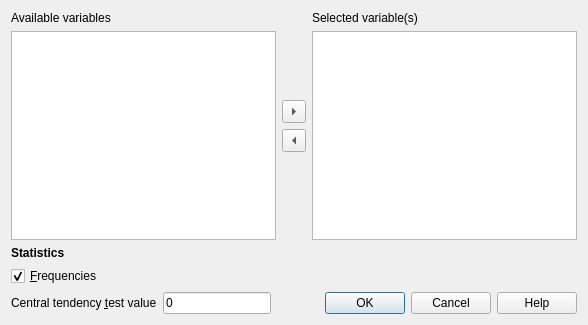
<?xml version="1.0" encoding="UTF-8"?>
<ui version="4.0">
 <class>Dialog</class>
 <widget class="QDialog" name="Dialog">
  <property name="geometry">
   <rect>
    <x>0</x>
    <y>0</y>
    <width>588</width>
    <height>325</height>
   </rect>
  </property>
  <property name="windowTitle">
   <string>Explore variables</string>
  </property>
  <layout class="QGridLayout" name="gridLayout_3">
   <item row="0" column="0" colspan="2">
    <layout class="QGridLayout" name="gridLayout_2">
     <item row="0" column="0">
      <layout class="QVBoxLayout" name="verticalLayout_3">
       <item>
        <widget class="QLabel" name="label">
         <property name="text">
          <string>Available variables</string>
         </property>
         <property name="buddy">
          <cstring>source_listWidget</cstring>
         </property>
        </widget>
       </item>
       <item>
        <widget class="QListWidget" name="source_listWidget">
         <property name="mouseTracking">
          <bool>false</bool>
         </property>
         <property name="selectionMode">
          <enum>QAbstractItemView::ExtendedSelection</enum>
         </property>
        </widget>
       </item>
      </layout>
     </item>
     <item row="0" column="1">
      <layout class="QVBoxLayout" name="verticalLayout_2">
       <item>
        <spacer name="verticalSpacer_2">
         <property name="orientation">
          <enum>Qt::Vertical</enum>
         </property>
         <property name="sizeHint" stdset="0">
          <size>
           <width>20</width>
           <height>40</height>
          </size>
         </property>
        </spacer>
       </item>
       <item>
        <widget class="QToolButton" name="addVar">
         <property name="arrowType">
          <enum>Qt::RightArrow</enum>
         </property>
        </widget>
       </item>
       <item>
        <widget class="QToolButton" name="removeVar">
         <property name="arrowType">
          <enum>Qt::LeftArrow</enum>
         </property>
        </widget>
       </item>
       <item>
        <spacer name="verticalSpacer">
         <property name="orientation">
          <enum>Qt::Vertical</enum>
         </property>
         <property name="sizeHint" stdset="0">
          <size>
           <width>20</width>
           <height>40</height>
          </size>
         </property>
        </spacer>
       </item>
      </layout>
     </item>
     <item row="0" column="2">
      <layout class="QVBoxLayout" name="verticalLayout">
       <item>
        <widget class="QLabel" name="label_2">
         <property name="text">
          <string>Selected variable(s)</string>
         </property>
         <property name="buddy">
          <cstring>selected_listWidget</cstring>
         </property>
        </widget>
       </item>
       <item>
        <widget class="QListWidget" name="selected_listWidget">
         <property name="enabled">
          <bool>true</bool>
         </property>
         <property name="selectionMode">
          <enum>QAbstractItemView::ExtendedSelection</enum>
         </property>
        </widget>
       </item>
      </layout>
     </item>
    </layout>
   </item>
   <item row="1" column="0">
    <layout class="QGridLayout" name="gridLayout">
     <item row="2" column="0">
      <widget class="QLabel" name="label_3">
       <property name="text">
        <string>Central tendency &amp;test value</string>
       </property>
       <property name="buddy">
        <cstring>ttest_value</cstring>
       </property>
      </widget>
     </item>
     <item row="0" column="0">
      <widget class="QLabel" name="label_4">
       <property name="font">
        <font>
         <bold>true</bold>
        </font>
       </property>
       <property name="text">
        <string>Statistics</string>
       </property>
      </widget>
     </item>
     <item row="2" column="1">
      <widget class="QLineEdit" name="ttest_value">
       <property name="sizePolicy">
        <sizepolicy hsizetype="Fixed" vsizetype="Fixed">
         <horstretch>0</horstretch>
         <verstretch>0</verstretch>
        </sizepolicy>
       </property>
       <property name="text">
        <string>0</string>
       </property>
       <property name="alignment">
        <set>Qt::AlignLeading|Qt::AlignLeft|Qt::AlignVCenter</set>
       </property>
      </widget>
     </item>
     <item row="1" column="0">
      <widget class="QCheckBox" name="freq_checkbox">
       <property name="text">
        <string>&amp;Frequencies</string>
       </property>
       <property name="checked">
        <bool>true</bool>
       </property>
       <property name="tristate">
        <bool>false</bool>
       </property>
      </widget>
     </item>
     <item row="2" column="2">
      <spacer name="horizontalSpacer">
       <property name="orientation">
        <enum>Qt::Horizontal</enum>
       </property>
       <property name="sizeHint" stdset="0">
        <size>
         <width>40</width>
         <height>20</height>
        </size>
       </property>
      </spacer>
     </item>
    </layout>
   </item>
   <item row="1" column="1" alignment="Qt::AlignBottom">
    <widget class="QDialogButtonBox" name="buttonBox">
     <property name="enabled">
      <bool>true</bool>
     </property>
     <property name="sizePolicy">
      <sizepolicy hsizetype="Fixed" vsizetype="Fixed">
       <horstretch>0</horstretch>
       <verstretch>0</verstretch>
      </sizepolicy>
     </property>
     <property name="orientation">
      <enum>Qt::Horizontal</enum>
     </property>
     <property name="standardButtons">
      <set>QDialogButtonBox::Cancel|QDialogButtonBox::Help|QDialogButtonBox::Ok</set>
     </property>
     <property name="centerButtons">
      <bool>false</bool>
     </property>
    </widget>
   </item>
  </layout>
 </widget>
 <resources/>
 <connections/>
</ui>
